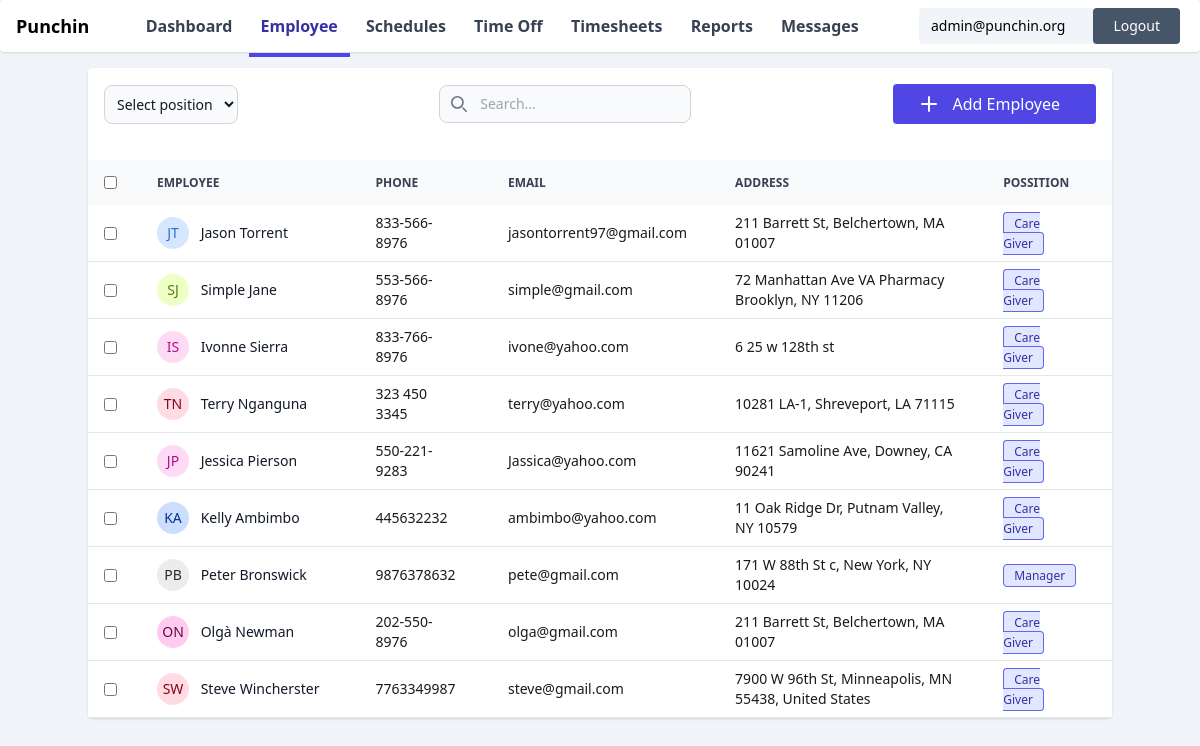
The page /dashboard/employees/ (signed in) on the database its author committed.
### core/models.py (models this page shows, shortened)
class Employee(models.Model):
    user = models.OneToOneField(User, on_delete=models.CASCADE)
    organization = models.ForeignKey('Organization', on_delete=models.CASCADE, related_name='employees')
    avatar = models.ImageField(upload_to='employees/avatars/', blank=True, null=True)
    phone_number = models.CharField(max_length=50, blank=True)
    address = models.CharField(blank=True, max_length=255)
    primary_color = models.CharField(blank=True, max_length=25)
    secondary_color = models.CharField(blank=True, max_length=25)
    position = models.ForeignKey(Position, on_delete=models.CASCADE)
    hourly_rate = models.DecimalField(max_digits=10, decimal_places=2, default=15.00)
    overtime_hourly_rate = models.DecimalField(max_digits=10, decimal_places=2, default=22.50)
    is_active = models.BooleanField(default=True)

class Position(models.Model):
    name = models.CharField(max_length=100)
    description = models.TextField( null=True, blank=True)
    organization = models.ForeignKey(Organization, on_delete=models.CASCADE, related_name='positions')
    def __str__(self):
        return self.name

### core/views.py (the view)
# urls.py: path('dashboard/employees/', views.employees_list_view, name='employees'),
@login_required
@get_organization
def employees_list_view(request, organization):
    employees = organization.employees.all()
    return render(request, 'dashboard/employees.html', {'organization': organization,'nav_items': nav_items,'employees': employees})

### core/templatetags/custom_filters.py (called while the page is built)
@register.filter
def get_initials(value):
    words = value.split()
    initials = [words[0][0].upper()]
    if len(words) > 1:
        initials.append(words[-1][0].upper())
    return ''.join(initials)

### core/views.py (called while the page is built)
def get_organization(view_func):
    @wraps(view_func)
    def wrapper(request, *args, **kwargs):
        user = request.user
        try:
            organization = user.admin_of
            kwargs['organization'] = organization
        except Organization.DoesNotExist:
            return redirect('punch_in_out')
        return view_func(request, *args, **kwargs)
    return wrapper

### core/templates/dashboard/employees.html (shortened to what this page needs)
{% extends './main.html' %}
{% load custom_filters %}
{% block body %}
<div class="container rounded bg-white mt-4 shadow min-h-96">
    <div class="header mb-5 text-center p-4 flex justify-between items-center">
        <div>
            <select id="small" class="block w-full p-2 text-sm text-gray-900 border border-gray-300 rounded-lg bg-gray-50 focus:ring-blue-500 focus:border-blue-500 dark:bg-gray-700 dark:border-gray-600 dark:placeholder-gray-400 dark:text-white dark:focus:ring-blue-500 dark:focus:border-blue-500">
              <option selected>Select position</option>
            </select>
        </div>
        <div class="relative">
            <div class="absolute inset-y-0 start-0 flex items-center ps-3 pointer-events-none">
            </div>
            <input type="text" id="search-navbar" class="block w-full p-2 ps-10 text-sm text-gray-900 border border-gray-300 rounded-lg bg-gray-50 focus:ring-blue-500 focus:border-blue-500 dark:bg-gray-700 dark:border-gray-600 dark:placeholder-gray-400 dark:text-white dark:focus:ring-blue-500 dark:focus:border-blue-500" placeholder="Search...">
          </div>
        <button href="#addEmployeeModal" class="bg-indigo-600 text-white hover:indigo-900 px-6 py-2 rounded flex justify-between" id="openModal" onclick="openModal('employeeModal')"><span data-feather="plus" ></span> <span class="mx-3">Add Employee</span></button>
    </div>
    <div class="body">
<div class="relative overflow-x-auto">
    <table class="w-full text-sm text-left rtl:text-right text-gray-500 dark:text-gray-400">
        <thead class="text-xs text-gray-700 uppercase bg-gray-50 dark:bg-gray-700 dark:text-gray-400">
            <tr>
                <th scope="col" class="p-4">
                    <div class="flex items-center">
                        <input id="checkbox-all-search" type="checkbox" class="text-blue-600 bg-gray-100 border-gray-300 rounded focus:ring-blue-500 dark:focus:ring-blue-600 dark:ring-offset-gray-800 dark:focus:ring-offset-gray-800 focus:ring-2 dark:bg-gray-700 dark:border-gray-600">
                    </div>
                </th>
                <th scope="col" class="px-6 py-3">
                    Employee
                </th>
                <th scope="col" class="px-6 py-3">
                    Phone
                </th>
                <th scope="col" class="px-6 py-3">
                    Email
                </th>
                <th scope="col" class="px-6 py-3">
                    Address
                </th>
                <th scope="col" class="px-6 py-3">
                    Possition
                </th>
            </tr>
        </thead>
        <tbody>
            {% for employee in employees %}
            <tr class="bg-white border-b text-sm dark:bg-gray-800 dark:border-gray-700  dark:hover:bg-gray-600 text-stone-900">
                <td class="w-4 p-4">
                    <div class="flex items-center">
                        <input id="checkbox-table-search-1" type="checkbox" class=" text-blue-600 bg-gray-100 border-gray-300 rounded focus:ring-blue-500 dark:focus:ring-blue-600 dark:ring-offset-gray-800 dark:focus:ring-offset-gray-800 focus:ring-2 dark:bg-gray-700 dark:border-gray-600">
                    </div>
                </td>
                <td scope="row" class="px-6 py-2 font-medium text-gray-900 whitespace-nowrap dark:text-white">
                    <div class="relative inline-flex items-center justify-center w-8 h-8 overflow-hidden bg-gray-100 rounded-full dark:bg-gray-600" style="background-color:{{employee.primary_color}}">
                        <span class="font-medium text-gray-600 dark:text-gray-300" style='color:{{employee.secondary_color}}'> {{employee.user.get_full_name | get_initials}}
                        </span>
                    </div>
                    <span class="p-2">{{employee.user.get_full_name}}</span>
                </td>
                <td class="px-6 py-2">
                    {{employee.phone_number}}
                </td>
                <td class="px-6 py-2">
                    {{employee.user.email}}
                </td>
                <td class="px-6 py-2">
                    {{employee.address}}
                </td>
                <td class="px-6 py-2">
                    <span class="bg-indigo-100 text-indigo-800 text-xs font-medium me-2 px-2.5 py-0.5 rounded dark:bg-indigo-700 dark:text-indigo-400 border border-indigo-500">    {{employee.position}}</span>
                </td>
            </tr>
            {% endfor %}
        </tbody>
    </table>
</div>
    </div>
</div>
</div>
<br>
{% endblock %}

### core/templates/dashboard/main.html (shortened to what this page needs)
{% extends 'base.html' %}
{% block content %}
<div class="w-full">
    <div id="navbar" class="rounded flex justify-between items-center p-1 bg-white shadow w-full px-4">
        <div class="logo">
            <a href="/">
                <h1 class="font-bold text-lg">Punchin</h1>
            </a>
        </div>
        <div id="menu-items">
                {% for nav_item in nav_items %}
                    <a href="/dashboard/{{nav_item.link}}"  class="py-4 px-3 text-gray-700 nav_link hover:text-salte-800 hover:border-slate-600 font-semibold hover:border-b-4">{{ nav_item.name }}</a>
                {% endfor %}
        </div>
        <div class="form-inline p-1 rounded">
            <form action="{% url 'logout' %}" method="post" class="flex items-center bg-slate-100 rounded">
                <span class="mr-4 text-sm px-3">{{ request.user.email }}</span>
                <button type="submit" class="p-2 bg-slate-600 text-white rounded hover:bg-red-600 px-5 text-sm">Logout</button>
            </form>
        </div>
    </div>
    <div class="flex w-full justify-center">
        {% block body %}{% endblock %}
    </div>
{% endblock content %}

### rows shown on the page
Employee: user.get_full_name|get_initials "JT", user.get_full_name "Jason Torrent", phone_number "833-566-8976", user.email "jasontorrent97@gmail.com", address "211 Barrett St, Belchertown, MA 01007", position "Care Giver"
Employee: user.get_full_name|get_initials "SJ", user.get_full_name "Simple Jane", phone_number "553-566-8976", user.email "simple@gmail.com", address "72 Manhattan Ave VA Pharmacy Brooklyn, NY 11206", position "Care Giver"
Employee: user.get_full_name|get_initials "IS", user.get_full_name "Ivonne Sierra", phone_number "833-766-8976", user.email "ivone@yahoo.com", address "6 25 w 128th st", position "Care Giver"
Employee: user.get_full_name|get_initials "TN", user.get_full_name "Terry Nganguna", phone_number "323 450 3345", user.email "terry@yahoo.com", address "10281 LA-1, Shreveport, LA 71115", position "Care Giver"
Employee: user.get_full_name|get_initials "JP", user.get_full_name "Jessica Pierson", phone_number "550-221-9283", user.email "Jassica@yahoo.com", address "11621 Samoline Ave, Downey, CA 90241", position "Care Giver"
Employee: user.get_full_name|get_initials "KA", user.get_full_name "Kelly Ambimbo", phone_number "445632232", user.email "ambimbo@yahoo.com", address "11 Oak Ridge Dr, Putnam Valley, NY 10579", position "Care Giver"
Employee: user.get_full_name|get_initials "PB", user.get_full_name "Peter Bronswick", phone_number "9876378632", user.email "pete@gmail.com", address "171 W 88th St c, New York, NY 10024", position "Manager"
Employee: user.get_full_name|get_initials "ON", user.get_full_name "Olgà Newman", phone_number "202-550-8976", user.email "olga@gmail.com", address "211 Barrett St, Belchertown, MA 01007", position "Care Giver"
Employee: user.get_full_name|get_initials "SW", user.get_full_name "Steve Wincherster", phone_number "7763349987", user.email "steve@gmail.com", address "7900 W 96th St, Minneapolis, MN 55438, United States", position "Care Giver"

### other values the page prints
{{ nav_item.name }} "Dashboard" "Employee" "Schedules" "Time Off" "Timesheets" "Reports" "Messages"
{{ request.user.email }} "admin@punchin.org"
